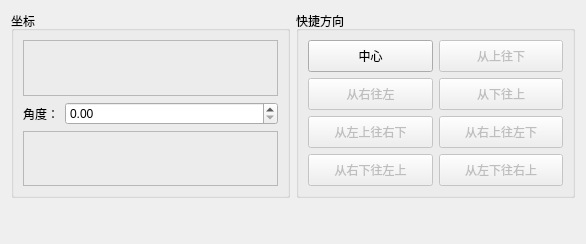
<?xml version="1.0" encoding="UTF-8"?>
<ui version="4.0">
 <class>ConicalGradientFrame</class>
 <widget class="QFrame" name="ConicalGradientFrame">
  <property name="geometry">
   <rect>
    <x>0</x>
    <y>0</y>
    <width>586</width>
    <height>244</height>
   </rect>
  </property>
  <property name="windowTitle">
   <string>Frame</string>
  </property>
  <layout class="QGridLayout" name="gridLayout_2">
   <item row="0" column="0">
    <widget class="QGroupBox" name="groupBox">
     <property name="title">
      <string>坐标</string>
     </property>
     <layout class="QVBoxLayout" name="verticalLayout">
      <item>
       <widget class="PointItemFrame" name="frame_center">
        <property name="frameShape">
         <enum>QFrame::StyledPanel</enum>
        </property>
        <property name="frameShadow">
         <enum>QFrame::Raised</enum>
        </property>
       </widget>
      </item>
      <item>
       <layout class="QHBoxLayout" name="horizontalLayout_2">
        <item>
         <widget class="QLabel" name="label">
          <property name="sizePolicy">
           <sizepolicy hsizetype="Fixed" vsizetype="Preferred">
            <horstretch>0</horstretch>
            <verstretch>0</verstretch>
           </sizepolicy>
          </property>
          <property name="text">
           <string>角度：</string>
          </property>
         </widget>
        </item>
        <item>
         <widget class="QDoubleSpinBox" name="doubleSpinBox_angle">
          <property name="maximum">
           <double>360.000000000000000</double>
          </property>
         </widget>
        </item>
       </layout>
      </item>
      <item>
       <widget class="SpreadFrame" name="frame_spread">
        <property name="frameShape">
         <enum>QFrame::StyledPanel</enum>
        </property>
        <property name="frameShadow">
         <enum>QFrame::Raised</enum>
        </property>
       </widget>
      </item>
     </layout>
    </widget>
   </item>
   <item row="0" column="1">
    <widget class="QGroupBox" name="groupBox_2">
     <property name="title">
      <string>快捷方向</string>
     </property>
     <layout class="QGridLayout" name="gridLayout">
      <item row="0" column="0">
       <widget class="QPushButton" name="pushButton_1">
        <property name="minimumSize">
         <size>
          <width>0</width>
          <height>32</height>
         </size>
        </property>
        <property name="maximumSize">
         <size>
          <width>16777215</width>
          <height>32</height>
         </size>
        </property>
        <property name="text">
         <string>中心</string>
        </property>
       </widget>
      </item>
      <item row="0" column="1">
       <widget class="QPushButton" name="pushButton_2">
        <property name="enabled">
         <bool>false</bool>
        </property>
        <property name="minimumSize">
         <size>
          <width>0</width>
          <height>32</height>
         </size>
        </property>
        <property name="maximumSize">
         <size>
          <width>16777215</width>
          <height>32</height>
         </size>
        </property>
        <property name="text">
         <string>从上往下</string>
        </property>
       </widget>
      </item>
      <item row="1" column="0">
       <widget class="QPushButton" name="pushButton_3">
        <property name="enabled">
         <bool>false</bool>
        </property>
        <property name="minimumSize">
         <size>
          <width>0</width>
          <height>32</height>
         </size>
        </property>
        <property name="maximumSize">
         <size>
          <width>16777215</width>
          <height>32</height>
         </size>
        </property>
        <property name="text">
         <string>从右往左</string>
        </property>
       </widget>
      </item>
      <item row="1" column="1">
       <widget class="QPushButton" name="pushButton_4">
        <property name="enabled">
         <bool>false</bool>
        </property>
        <property name="minimumSize">
         <size>
          <width>0</width>
          <height>32</height>
         </size>
        </property>
        <property name="maximumSize">
         <size>
          <width>16777215</width>
          <height>32</height>
         </size>
        </property>
        <property name="text">
         <string>从下往上</string>
        </property>
       </widget>
      </item>
      <item row="2" column="0">
       <widget class="QPushButton" name="pushButton_5">
        <property name="enabled">
         <bool>false</bool>
        </property>
        <property name="minimumSize">
         <size>
          <width>0</width>
          <height>32</height>
         </size>
        </property>
        <property name="maximumSize">
         <size>
          <width>16777215</width>
          <height>32</height>
         </size>
        </property>
        <property name="text">
         <string>从左上往右下</string>
        </property>
       </widget>
      </item>
      <item row="2" column="1">
       <widget class="QPushButton" name="pushButton_7">
        <property name="enabled">
         <bool>false</bool>
        </property>
        <property name="minimumSize">
         <size>
          <width>0</width>
          <height>32</height>
         </size>
        </property>
        <property name="maximumSize">
         <size>
          <width>16777215</width>
          <height>32</height>
         </size>
        </property>
        <property name="text">
         <string>从右上往左下</string>
        </property>
       </widget>
      </item>
      <item row="3" column="0">
       <widget class="QPushButton" name="pushButton_6">
        <property name="enabled">
         <bool>false</bool>
        </property>
        <property name="minimumSize">
         <size>
          <width>0</width>
          <height>32</height>
         </size>
        </property>
        <property name="maximumSize">
         <size>
          <width>16777215</width>
          <height>32</height>
         </size>
        </property>
        <property name="text">
         <string>从右下往左上</string>
        </property>
       </widget>
      </item>
      <item row="3" column="1">
       <widget class="QPushButton" name="pushButton_8">
        <property name="enabled">
         <bool>false</bool>
        </property>
        <property name="minimumSize">
         <size>
          <width>0</width>
          <height>32</height>
         </size>
        </property>
        <property name="maximumSize">
         <size>
          <width>16777215</width>
          <height>32</height>
         </size>
        </property>
        <property name="text">
         <string>从左下往右上</string>
        </property>
       </widget>
      </item>
     </layout>
    </widget>
   </item>
   <item row="1" column="0">
    <spacer name="verticalSpacer">
     <property name="orientation">
      <enum>Qt::Vertical</enum>
     </property>
     <property name="sizeHint" stdset="0">
      <size>
       <width>20</width>
       <height>40</height>
      </size>
     </property>
    </spacer>
   </item>
  </layout>
 </widget>
 <customwidgets>
  <customwidget>
   <class>PointItemFrame</class>
   <extends>QFrame</extends>
   <header>PointItemFrame.h</header>
   <container>1</container>
  </customwidget>
  <customwidget>
   <class>SpreadFrame</class>
   <extends>QFrame</extends>
   <header>SpreadFrame.h</header>
   <container>1</container>
  </customwidget>
 </customwidgets>
 <resources/>
 <connections/>
</ui>
